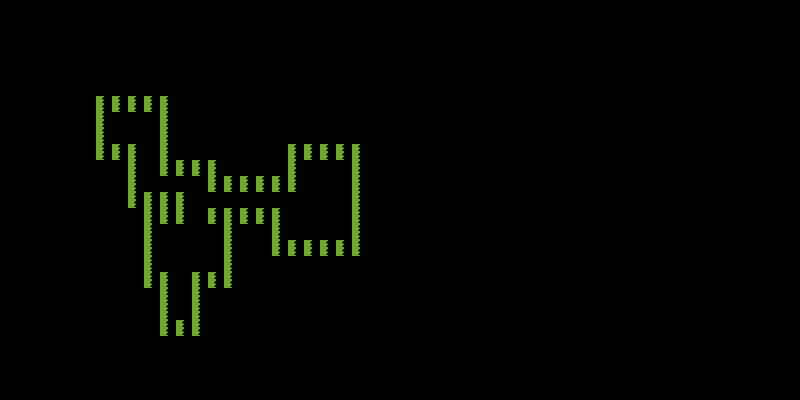

A level layout from a 2D game, rendered from its tile map. Below: a short description, then the map file with tile-grid data replaced by summaries:
An orthogonal 50x25 tile map with 16x16 px tiles, 4 tile layers (abyss, ground, objects, invisible_wall) and 1 object (teleport).

<map version="1.2" tiledversion="1.2.1" orientation="orthogonal" renderorder="right-down" width="50" height="25" tilewidth="16" tileheight="16" infinite="0" nextlayerid="7" nextobjectid="3">
 <tileset firstgid="1" source="tileset.tsx" />
 <layer id="4" name="abyss" width="50" height="25">
  <data>[1250 cells, 1250 non-empty, 1 distinct tile ids]</data>
 </layer>
 <layer id="1" name="ground" width="50" height="25">
  <data>[1250 cells, 85 non-empty, 3 distinct tile ids]</data>
 </layer>
 <layer id="3" name="objects" width="50" height="25">
  <data>[1250 cells, 49 non-empty, 6 distinct tile ids]</data>
 </layer>
 <layer id="5" name="invisible_wall" width="50" height="25">
  <data>[1250 cells, 73 non-empty, 1 distinct tile ids]</data>
 </layer>
 <objectgroup id="6" name="teleports">
  <object id="2" type="teleport" x="336" y="224" width="16" height="16">
   <properties>
    <property name="target_pos_x" type="int" value="488" />
    <property name="target_pos_y" type="int" value="104" />
    <property name="target_scene_name" value="meadow_scene" />
   </properties>
  </object>
 </objectgroup>
</map>